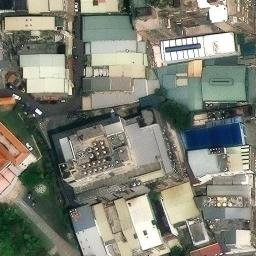
#> input picture shot_estimate/photo_obtained/25.0610012_121.4710026-25.0551224_121.4682776__709.0m.png, 256 x 256 px
$ python -i drone_localize.py   (imports and definitions only)
#> lines starting #> are read from the running program, lines starting #| are printed output that depends on the picture
### localize.py
"""
Identify the GPS location of a query photo by matching it against the tile index.

Algorithm
---------
Phase 1 — coarse (FLANN vote):
  Extract SIFT from query; match against the full tile descriptor pool;
  vote to find which tile cluster wins.

Phase 2 — fine (stitched direct match):
  Stitch the winning tile + its 8 neighbours into a 3×3 composite;
  run SIFT+BFMatcher directly on the composite — more matching surface,
  no tile-boundary splits, far more inliers than Phase 1 alone.

Usage:
    python localize.py photo.jpg
    python localize.py photo.jpg --zoom 17 --show
"""

import argparse
import bisect
import pickle
from collections import defaultdict
from pathlib import Path

import cv2
import numpy as np

from config import (ZOOM_LEVEL, INDEX_DIR, TILE_DIR,
                    MATCH_RATIO, MIN_INLIERS, TOP_CANDIDATES, TILE_SIZE)
from tile_utils import pixel_to_latlon, tile_bounds


# ── index helpers ─────────────────────────────────────────────────────────────

def load_index(index_dir, zoom):
    path = Path(index_dir) / f'sift_index_z{zoom}.pkl'
    if not path.exists():
        raise FileNotFoundError(
            f'Index not found: {path}\nRun build_index.py first.')
    print(f'Loading index from {path} …')
    with open(path, 'rb') as f:
        return pickle.load(f)


def kp_from_tuple(t):
    return cv2.KeyPoint(x=t[0][0], y=t[0][1], size=t[1], angle=t[2],
                        response=t[3], octave=t[4], class_id=int(t[5]))


# ── Phase 1: FLANN vote ───────────────────────────────────────────────────────

# [205 lines left out: functions flann_vote, stitch_tiles, direct_match, localize, _save_result, not called in this run]


# ── entry point ───────────────────────────────────────────────────────────────

# [13 lines that do not run on import are left out]

### shot_estimate/drone_localize.py
#!/usr/bin/env python3
"""
drone_localize.py — Autonomous GPS estimation during drone flight.

Connects to Pixhawk via MAVLink serial.  Monitors relative altitude.
When the drone takes off and reaches TAKEOFF_ALT (50 m), captures a
CSI camera frame every CAPTURE_INTERVAL seconds.

Before each shot the real GPS is read from Pixhawk.
After each shot the frame is run through the SIFT tile index to
estimate the GPS position.

Photo is saved to photo_obtained/ as:
    {lat_real}_{lon_real}-{lat_est}_{lon_est}.png
    e.g.  25.0523400_121.4623100-25.0523012_121.4622875.png
    If SIFT gives no fix: 25.0523400_121.4623100-NOFIX_NOFIX.png

Usage:
    cd /home/scott/claude-project/gpsless_mapping
    /usr/bin/python3 shot_estimate/drone_localize.py
    /usr/bin/python3 shot_estimate/drone_localize.py --port /dev/ttyUSB0 --baud 115200
"""

import argparse
import bisect
import json
import logging
import math
import sys
import threading
import time
from collections import defaultdict
from pathlib import Path

import cv2
import numpy as np
from pymavlink import mavutil

# ── import shared helpers from parent project ─────────────────────────────────
sys.path.insert(0, str(Path(__file__).resolve().parent.parent))
from localize import load_index, direct_match
from config import (ZOOM_LEVEL, INDEX_DIR, TILE_DIR,
                    MATCH_RATIO, MIN_INLIERS, TOP_CANDIDATES)

# ── tuneable constants ────────────────────────────────────────────────────────
TAKEOFF_ALT      = 50.0   # m  — begin capturing once above this
MIN_CAPTURE_ALT  = 10.0   # m  — pause if drone descends below this (landing)
CAPTURE_INTERVAL = 5.0    # s  — time between photos
MAX_TILT_DEG     = 15.0   # deg — skip capture if |roll| or |pitch| exceeds this
                           #       (tilt up to 15° is perspective-corrected before localization)

# ── drift-prevention parameters ───────────────────────────────────────────────
MIN_INLIERS_SEND     = 10     # below this RANSAC geometry is useless
MIN_WAYPOINT_SPACING = 300.0  # m — warn if waypoints closer than this (#4)

PHOTO_DIR = Path(__file__).parent / 'photo_obtained'

# CSI camera
CSI_SENSOR_ID      = 0
CSI_CAPTURE_WIDTH  = 1280
CSI_CAPTURE_HEIGHT = 720
CSI_FRAMERATE      = 30
CSI_FLIP_METHOD    = 0    # 0 = no flip; 2 = 180° (camera mounted inverted)

# ── logging ───────────────────────────────────────────────────────────────────
# [5 lines not run here, left out]
log = logging.getLogger('drone_localize')


# ── MAVLink state ─────────────────────────────────────────────────────────────

class VehicleState:
    """Thread-safe container for the latest Pixhawk telemetry."""

    # [73 lines left out: functions __init__, update_position, update_attitude, snapshot, _mavlink_reader, _gst_pipeline and 2 more, not called in this run]


# ── SIFT localizer (FLANN built once) ────────────────────────────────────────

class SiftLocalizer:
    """
    Wraps the two-phase SIFT localization pipeline from localize.py.
    Loads the index and builds the FLANN KD-tree once at construction
    so every subsequent call to localize() reuses the same structure.
    """

    def __init__(self, zoom=ZOOM_LEVEL, index_dir=INDEX_DIR, tile_dir=TILE_DIR):
        self.zoom     = zoom
        self.tile_dir = Path(tile_dir)

        log.info('Loading SIFT tile index …')
        self._index = load_index(index_dir, zoom)
        log.info(f'  {len(self._index)} tiles loaded.')

        log.info('Building FLANN KD-tree (one-time startup cost) …')
        self._build_flann()
        log.info('  FLANN ready.')

    # [184 lines left out: functions _build_flann, _vote, _build_correction_H, localize, hacc_from_inliers, send_gps_input and 1 more, not called in this run]


# ── waypoint helpers (#4 and #5) ─────────────────────────────────────────────

class Waypoint:
    def __init__(self, lat, lon):
        self.lat = lat
        self.lon = lon


# [208 lines left out: functions parse_waypoints, validate_waypoints, build_filename, main, _haversine_m, not called in this run]


# [2 lines not run here, left out]

>>> import cv2
>>> picture = cv2.imread('photo_obtained/25.0610012_121.4710026-25.0551224_121.4682776__709.0m.png', cv2.IMREAD_GRAYSCALE)
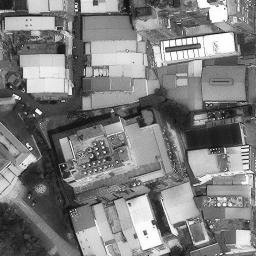
#> picture: shape (256, 256); min 1, max 255, mean 126.1
>>> result = SiftLocalizer().localize(picture)
#> (the run stopped early here; a loop or call above may not have finished)

$ run again, on shot_estimate/photo_obtained/25.0610057_121.4710012-25.0426813_121.4737704__2056.6m.png
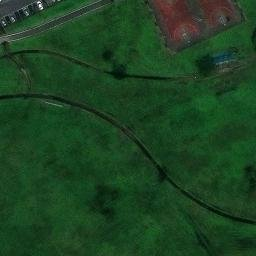
#> input picture shot_estimate/photo_obtained/25.0610057_121.4710012-25.0426813_121.4737704__2056.6m.png, 256 x 256 px
#> `picture = cv2.imread('photo_obtained/25.0610012_121.4710026-25.0551224..`:
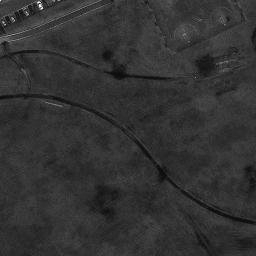
#> picture: shape (256, 256); min 1, max 253, mean 50.6

$ run again, on shot_estimate/photo_obtained/25.0610015_121.4710009-NOFIX_NOFIX.png
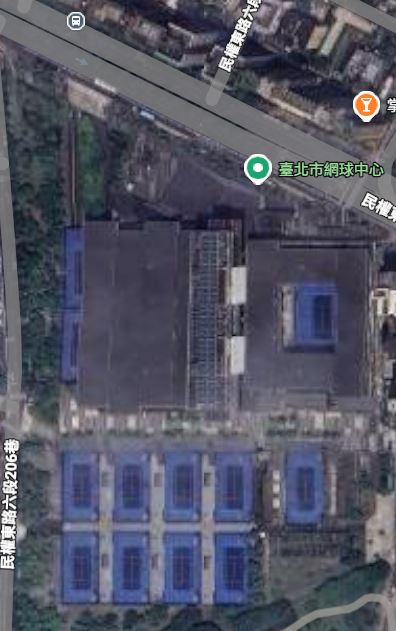
#> input picture shot_estimate/photo_obtained/25.0610015_121.4710009-NOFIX_NOFIX.png, 396 x 631 px
#> `picture = cv2.imread('photo_obtained/25.0610012_121.4710026-25.0551224..`:
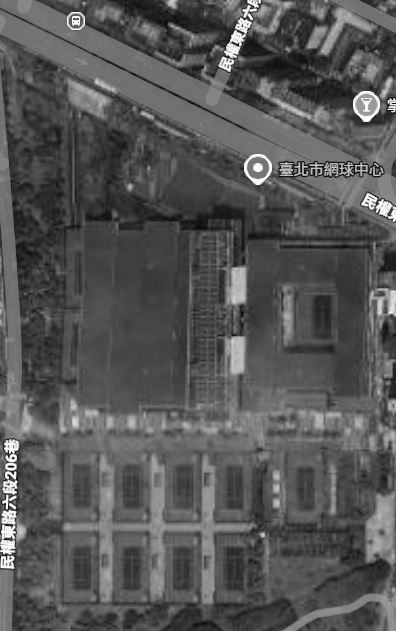
#> picture: shape (631, 396); min 3, max 255, mean 86
